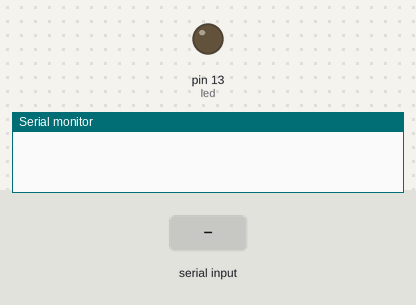
A sketch run on a simulated Arduino Uno, built with avr-gcc and run on an emulated ATmega328P. On the bench: output pins drawn as LEDs (lit = HIGH), the last lines printed to the serial monitor. The inputs (shaded band) are chosen by the test bench.

Above: at 1.2 s.
1.3 s: "1" received over Serial
At 1.9 s:
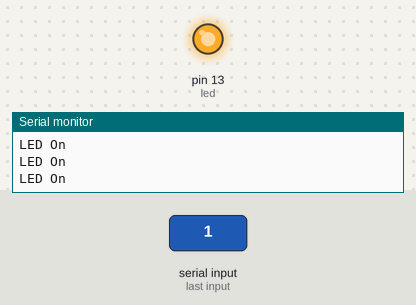
2.8 s: "2" received over the second serial link
At 3.5 s:
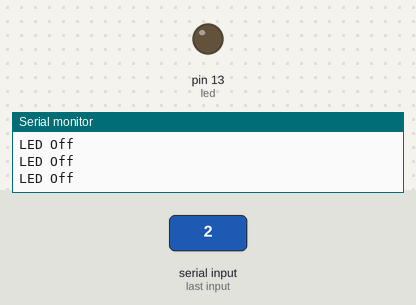
4.7 s: "2" received over Serial
7.7 s: "1" received over the second serial link
At 8.5 s:
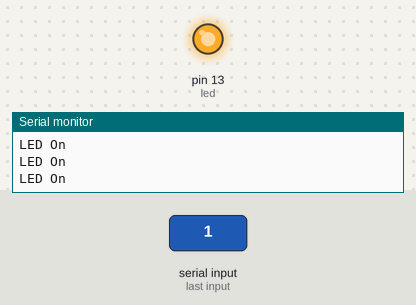
Timing chart, 0 to 10.2 s (numbered marks = the images above; inputs shaded):
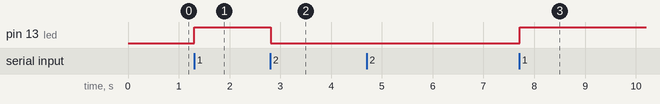

Measured:
- after the input at 1.3 s, pin 13 (led): LOW → HIGH at once
- after the input at 2.8 s, pin 13 (led): HIGH → LOW at once
- after the input at 7.7 s, pin 13 (led): LOW → HIGH at once

The sketch:

Bluetooth_LED.ino
```cpp
#include <SoftwareSerial.h>

 SoftwareSerial BTSerial(2,3); //rx, tx
 char data;
 int led = 13;

void setup() {
  BTSerial.begin(9600);
  Serial.begin(9600);
  pinMode(led, OUTPUT);
}

void loop() {
  if(BTSerial.available()) {
    data = BTSerial.read();
    Serial.println(data);
  }
  if(Serial.available()) {
    data = Serial.read();
    Serial.println(data);
  }
    if(data == '1') {
    Serial.println("LED On");
    analogWrite(led, 255);
  }
  if(data == '2') {
    Serial.println("LED Off");
    analogWrite(led, 0);
  }
}
```
